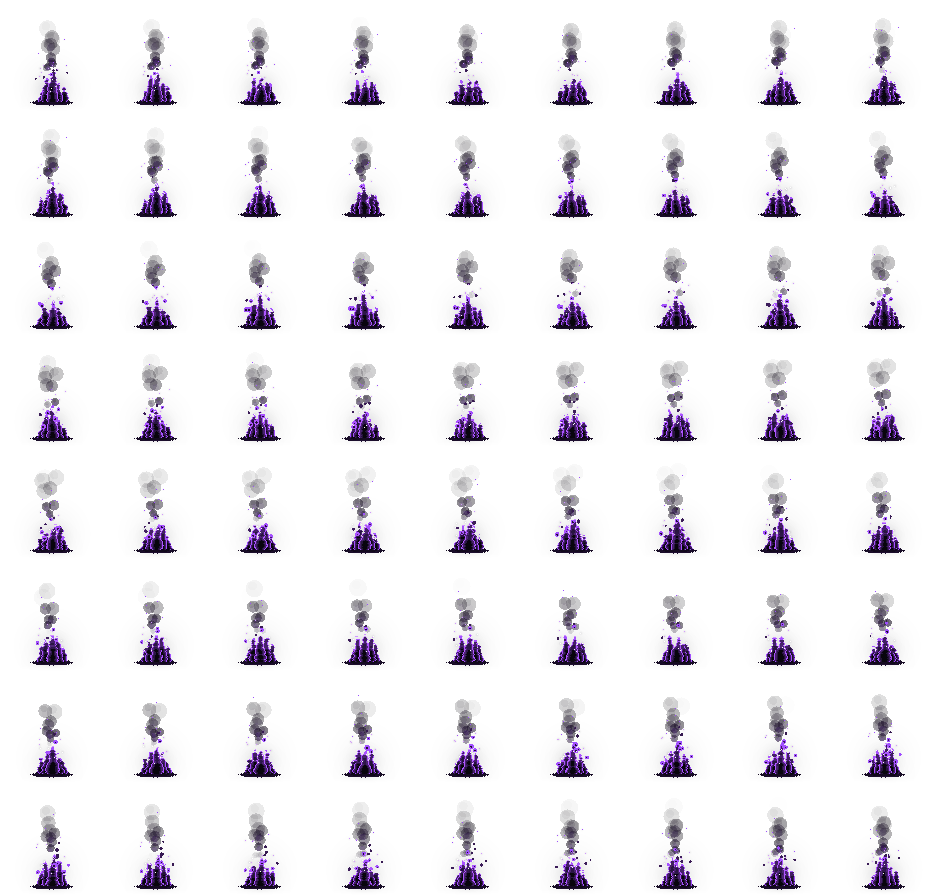
#> input picture design/effects/pixelfx/necromancer/src_nc_pf_flame.webp, 936 x 896 px
$ python lighten.py ../necromancer/src_nc_pf_flame.webp ../necromancer/src_nc_pf_hands.webp
#> lines starting #> are read from the running program, lines starting #| are printed output that depends on the picture
# 암흑검 내려치기 — 밝은 사냥터에서 검댕처럼 보이는 어두운 먼지를 옅은 라벤더 잿빛으로 밝힌다(색 있는 빛 · 아주 어두운 테두리는 그대로)
import sys
from PIL import Image
src,dst=sys.argv[1],sys.argv[2]
im=Image.open(src).convert('RGBA'); px=im.load()
#> further down, im is the input picture: PIL image 936x896 RGBA; mean R, G, B, A 6.9, 3.4, 11.1, 21.3
DUST=(196,186,214)
for y in range(im.height):
  for x in range(im.width):
    r,g,b,a=px[x,y]
    if a==0: continue
    l=(r*3+g*6+b)/10
    if (a<235 and l<150) or (40<=l<175 and max(r,g,b)-min(r,g,b)<56):
      k=0.7 if a>=235 else min(1,(175-l)/130)
      px[x,y]=(int(r+(DUST[0]-r)*k),int(g+(DUST[1]-g)*k),int(b+(DUST[2]-b)*k),int(a*0.6))   # 먼지는 옅게(진하면 얼룩처럼 보였다)
im.save(dst,lossless=True,method=6)
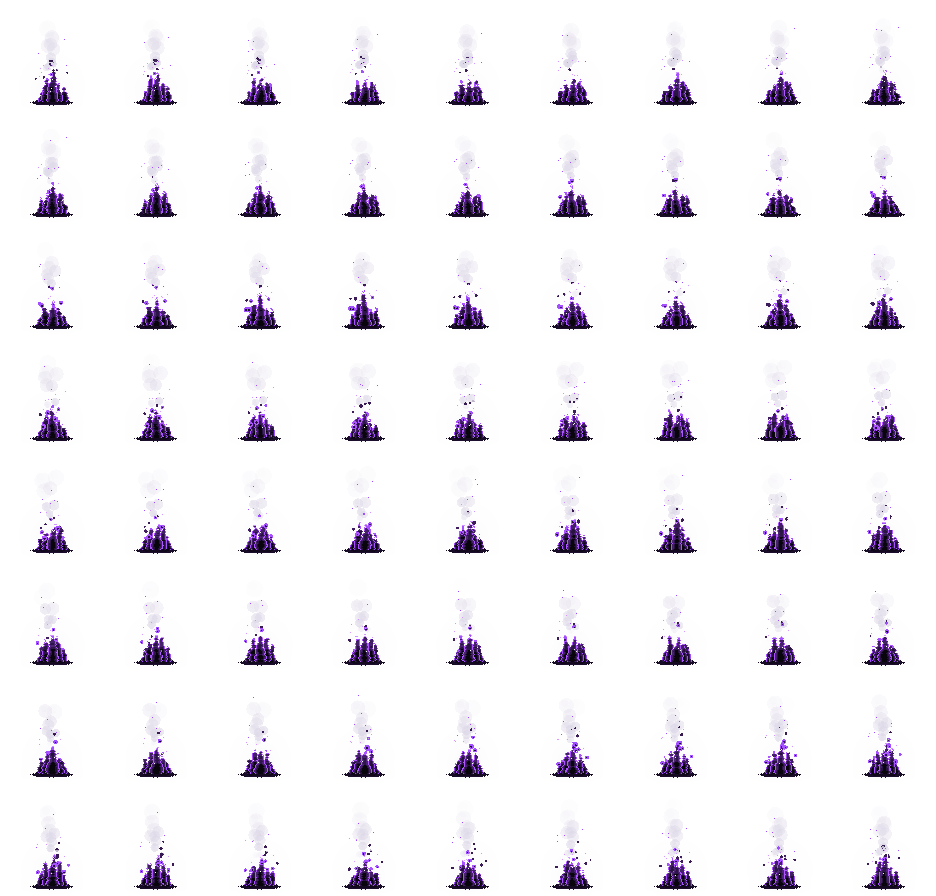
#> saved as src_nc_pf_hands.webp: PIL image 936x896 RGBA; mean R, G, B, A 68.1, 62.2, 77.2, 18.6; transparent parts drawn white
